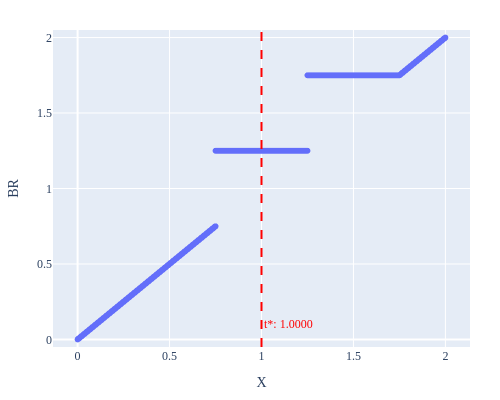

Here is the notebook cell this chart was saved with:
### Code cell
a, b = [0], [1]
ab = np.unique(sorted(a+b)).tolist()

display_partition_result(X, thresholds, priors, c, tt, a, b)

X_im = X.copy()
X_p = best_response_vectorized(X_im, thresholds[ab], priors[ab], c)
fig = px.scatter(x=X_im, y=X_p, labels={"x": "X", "y": "BR"})
fig.add_vline(x=tt, annotation=dict(text=f"t*: {tt:.4f}",y=0.1, font=dict(color="red")), line=dict(dash="dash", color="red"))
fig.update_layout(width=500, height=400, yaxis=dict(range=[-0.05, 2.05]))

### Figure 1 — Plotly figure (JSON) as saved in the notebook; plotly's stock layout.template omitted (floating-point values rounded to 4 significant figures; data arrays with more than 128 entries replaced by an {"elided": "..."} marker saying what was removed)
{"data": [{"hovertemplate": "X=%{x}<br>BR=%{y}<extra></extra>", "legendgroup": "", "marker": {"color": "#636efa", "symbol": "circle"}, "mode": "markers", "name": "", "showlegend": false, "type": "scattergl", "x": {"elided": "20001 float values"}, "xaxis": "x", "y": {"elided": "20001 float values"}, "yaxis": "y"}], "layout": {"annotations": [{"font": {"color": "red"}, "showarrow": false, "text": "t*: 1.0000", "x": 1, "xanchor": "left", "xref": "x", "y": 0.1, "yanchor": "top", "yref": "y domain"}], "height": 400, "legend": {"tracegroupgap": 0}, "shapes": [{"line": {"color": "red", "dash": "dash"}, "type": "line", "x0": 1, "x1": 1, "xref": "x", "y0": 0, "y1": 1, "yref": "y domain"}], "width": 500, "xaxis": {"anchor": "y", "domain": [0, 1], "title": {"text": "X"}}, "yaxis": {"anchor": "x", "domain": [0, 1], "range": [-0.05, 2.05], "title": {"text": "BR"}}}}
